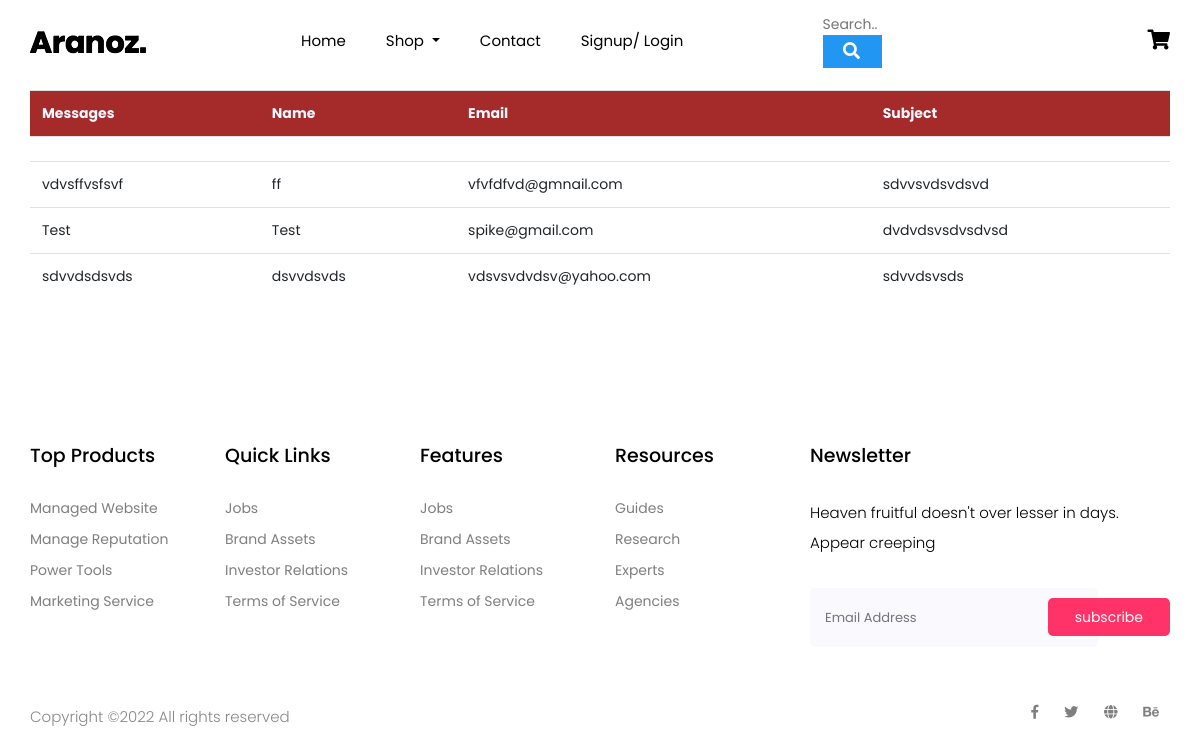
The page /contact_messages on the database its author committed.
### Website/models.py (models this page shows)
class Contact(db.Model):
    srl = db.Column(db.Integer, primary_key = True)
    message = db.Column(db.String(200))
    name = db.Column(db.String(150))
    email = db.Column(db.String(150))
    subject = db.Column(db.String(150))

### Website/auth.py (the view)
@auth.route('/contact_messages', methods = ['GET'])
def retriveList():
    contact = Contact.query.all()
    return render_template("contact_messages.html", user = current_user, contact = contact)

### Website/templates/contact_messages.html
{% extends "base.html" %}
{% block content %}
<div class="container" style="padding-top: 90px;">
  <table class="table" style="border-collapse: collapse;">
    <tr style="background-color: brown;color: aliceblue;">
         <th>Messages</th>
         <th>Name</th>
         <th>Email</th>
         <th>Subject</th>
    </tr>
    <tr>
    {% for msg in contact %}
    <td>{{msg.message}}</td>
    <td>{{msg.name}}</td>
    <td>{{msg.email}}</td>
    <td>{{msg.subject}}</td>
    </tr>
    {% endfor %}
  </table>
</div>
{% endblock %}

### Website/static/css/main.css (style rules this page uses)
html { -webkit-box-sizing: border-box; -moz-box-sizing: border-box; box-sizing: border-box; }
* { padding: 0; margin: 0; }
*, *:before, *:after { -webkit-box-sizing: inherit; -moz-box-sizing: inherit; box-sizing: inherit; }
body, h1, h2, h3, h4, h5, h6, blockquote, p, pre, dl, dd, ol, ul, figure, hr, fieldset, legend { margin: 0; padding: 0; }
table { border-collapse: collapse; border-spacing: 0; }
body { font-family: "Roboto", "Arial", "Helvetica Neue", sans-serif; font-weight: 400; font-size: 14px; }

### rows shown on the page
Contact: message "vdvsffvsfsvf", name "ff", email "vfvfdfvd@gmnail.com", subject "sdvvsvdsvdsvd"
Contact: message "Test", name "Test", email "spike@gmail.com", subject "dvdvdsvsdvsdvsd"
Contact: message "sdvvdsdsvds", name "dsvvdsvds", email "vdsvsvdvdsv@yahoo.com", subject "sdvvdsvsds"
